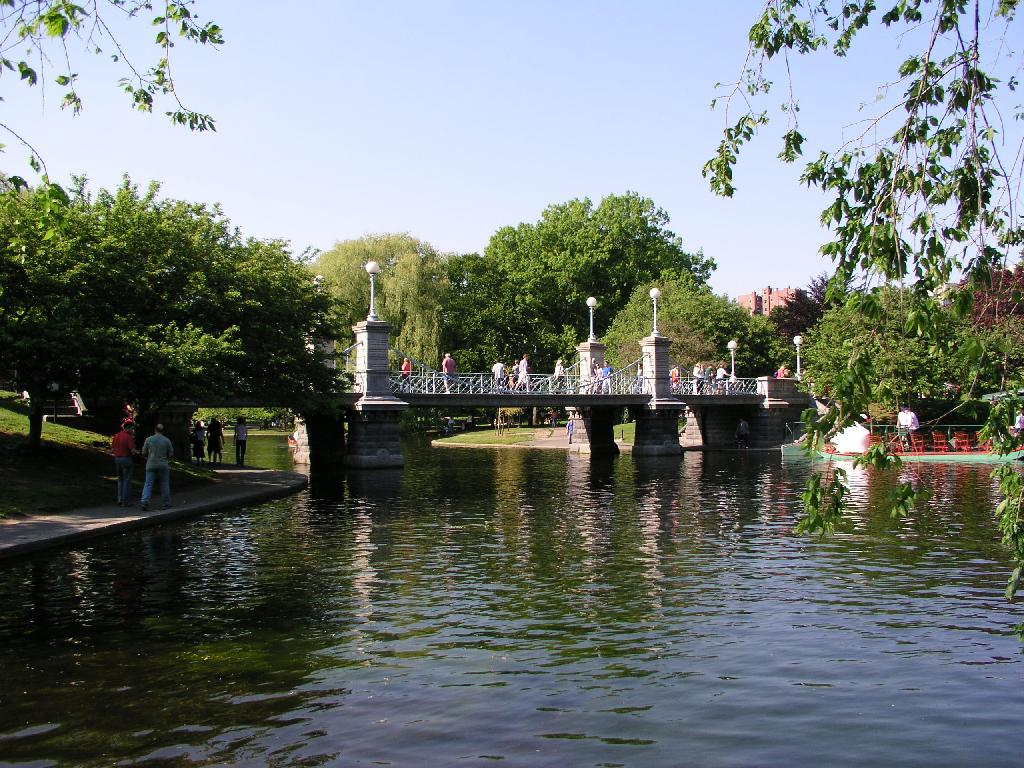
%> input picture JuddSaliencyModel/sampleImage.jpeg, 1024 x 768 px
$ octave --eval "result = Threshold(imread('JuddSaliencyModel/sampleImage.jpeg'));"   (GNU Octave 9; MATLAB toolbox functions it lacks are replaced by stand-ins)
%> lines starting %> are read from the running program, lines starting %| are printed output that depends on the picture; in (x1, y1, x2, y2) boxes, pixels count from 0 and x2, y2 are one past the last pixel; in counts of white or black regions, pixels touching at a corner belong together; the program's own positions count from 1
%% Q1

% This function is used to adaptively threshold a given input image, img.
% The thresholding is achieved through an iterative process.

function binarized_image = Threshold(img)

    % define delta T
    delta_T = eps;

    % create a variable to store the running delta
    running_delta = realmax; % longest positive floating point number

    % define intial value of T
    T = 0.5;

    % read the image
    img = im2gray(img);
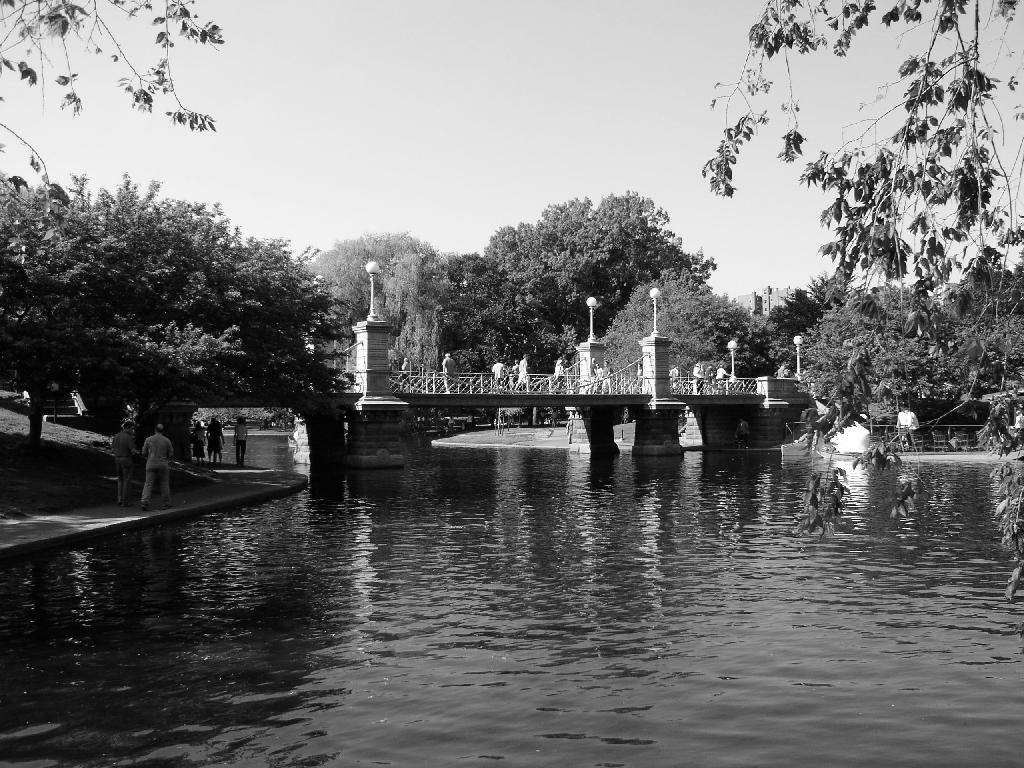
%> img: size 768x1024 uint8; min 0, max 255, mean 115.5
    img = im2double(img); % scale intensities between [0,1]
%> img: size 768x1024 double

    while running_delta > delta_T

        G = img;
        G(img > T) = 1;
        G(img <= T) = 0;

        % Compute m1
        m1 = sum(sum(img(G == 1)));
        m1 = m1 / sum(sum(G == 1));

        % Compute m2
        m2 = sum(sum(img(G == 0)));
        m2 = m2 / sum(sum(G == 0));

        new_T = 0.5 * (m1 + m2);
        running_delta = abs(new_T - T);
        T = new_T;

    end
%> this loop made 6 passes
%> (m1, m2, new_T, running_delta, T) on passes 1 to 6: (0.809, 0.23, 0.52, 0.0198, 0.52), (0.823, 0.238, 0.53, 0.0105, 0.53), (0.83, 0.242, 0.536, 0.00566, 0.536), (0.833, 0.243, 0.538, 0.00177, 0.538), (0.835, 0.244, 0.539, 0.00166, 0.539), (0.835, 0.244, 0.539, 0, 0.539)
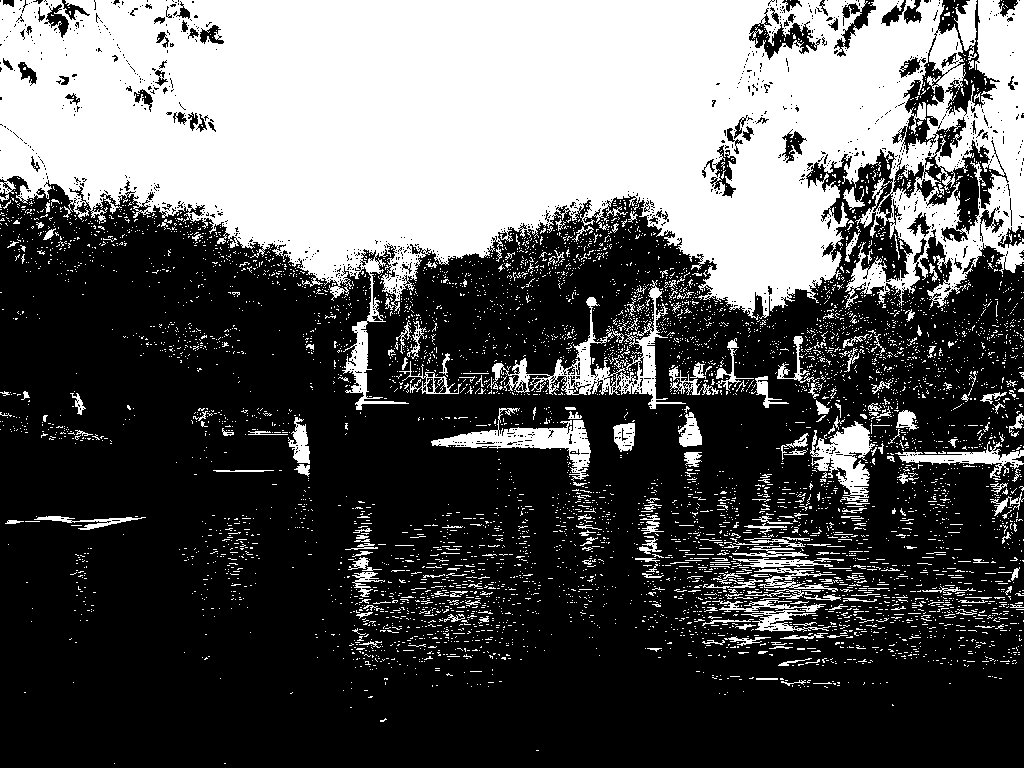
%> G: size 768x1024 double; values 0 (black) and 1 (white), 35.3% white; 6033 white regions (5781 under 20 px), largest, box (x1, y1, x2, y2) and area: (0, 0, 1024, 410) 230594, (490, 280, 686, 409) 4199, (431, 408, 591, 481) 3021

    % At this point, I have the threshold value
    % Time to apply the thresholding to binarize the input image
    binarized_image = img;
    binarized_image(binarized_image >= T) = 1;
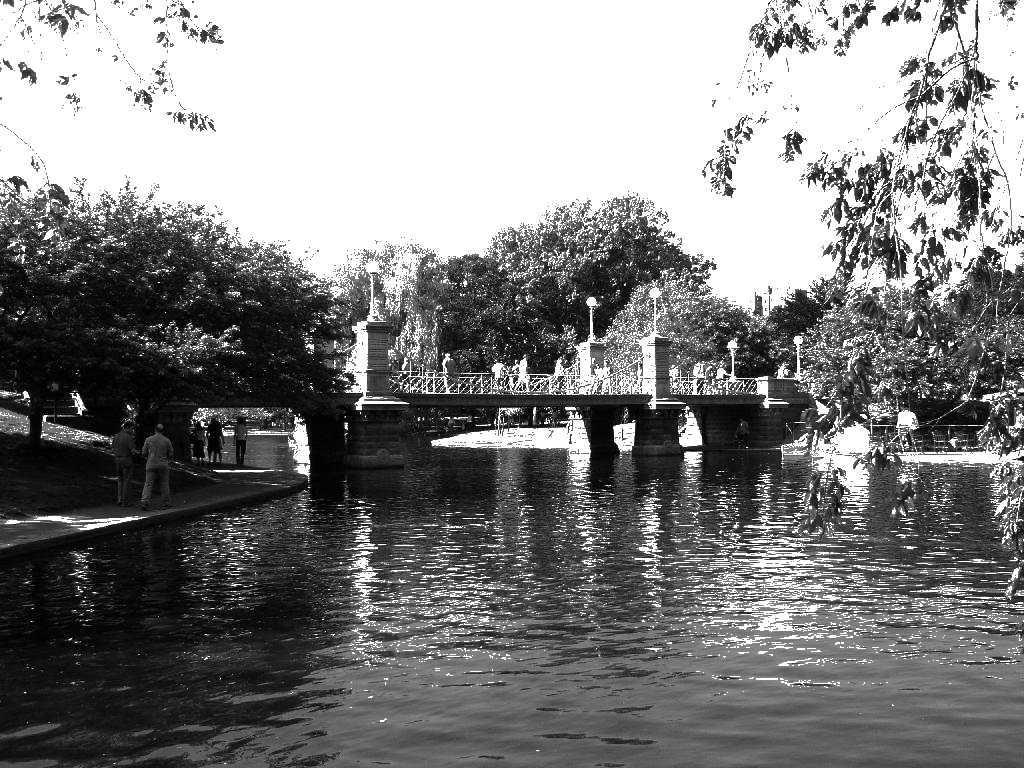
%> binarized_image: size 768x1024 double; min 0, max 1, mean 0.511
    binarized_image(binarized_image < T) = 0;
